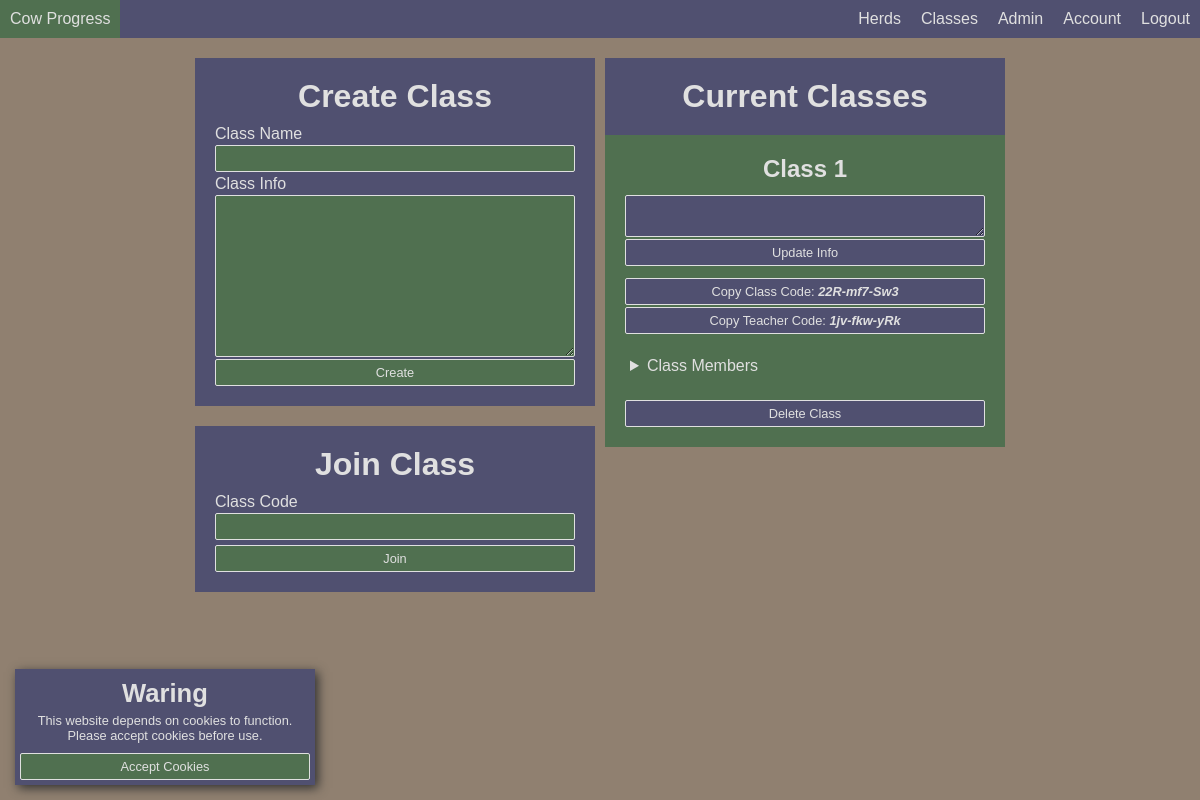
Page /classes (signed in) on the earlier database version.
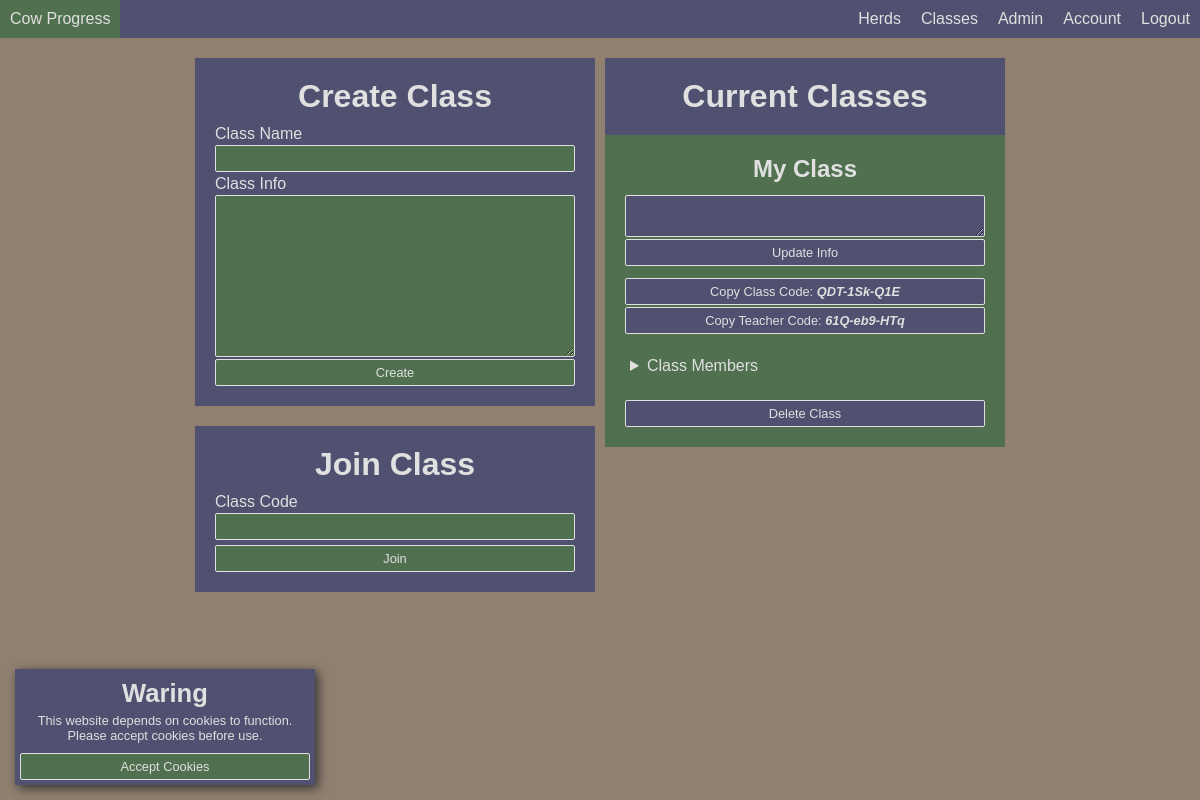
Same page on the later database version.
### base/models.py (models this page shows, shortened)
class Enrollment(models.Model):
    __str__ = lambda self: self.user.username + " in " + self.connectedclass.name
    user = models.ForeignKey(
        to=User, on_delete=models.CASCADE, related_name="_enrollmentuser"
    )
    connectedclass = models.ForeignKey(
        to=Class, on_delete=models.CASCADE, related_name="_enrollmentclass"
    )
    teacher = models.BooleanField(default=False)

class Class(models.Model):
    __str__ = lambda self: self.name
    name = models.CharField(max_length=255)
    classcode = models.CharField(unique=True, max_length=255)
    teacherclasscode = models.CharField(unique=True, max_length=255)
    info = models.TextField(blank=True, null=True, max_length=1024)
    owner = models.ForeignKey(
        to=User, on_delete=models.CASCADE, related_name="classowner"
    )
    herd = models.OneToOneField(
        to=Herd, on_delete=models.CASCADE, related_name="classherd"
    )

### base/views.py (the view, shortened to what this page needs)
# urls.py: path("classes", views.classes, name="classes"),
@login_required
def classes(request: WSGIRequest):
    view_forms = {
        "joinclass": forms.JoinClass,
        "addclass": forms.AddClass,
        "exitclass": forms.ExitClass,
        "deleteclass": forms.DeleteClass,
        "promoteclass": forms.PromoteClass,
    }
    enrollments = models.Enrollment.objects.filter(user=request.user)
    enrollment_info = {}
    for e in enrollments:
        enrollment_info[e] = [
            x for x in models.Enrollment.objects.filter(connectedclass=e.connectedclass)
        ]
    return render(
        request,
        "base/classes.html",
        view_forms | {"enrollmentinfo": enrollment_info},
    )

### base/templatetags/dic.py (called while the page is built)
@register.filter
def dic(dictionary, key):
    return dictionary.get(key)

### base/templates/base/classes.html (shortened to what this page needs)
{% extends "../extends.html" %}
{% load dic %}
{% load static %}
{% block links %}
    <link rel="stylesheet" href="{% static 'css/classes.css' %}">
{% endblock links %}
{% block body %}
    <div class="grid">
        <div class="forms">
            <form method="POST">
                <h1>Create Class</h1>
                {% for field in addclass %}
                    {{ field.label }}
                    {{ field }}
                {% endfor %}
                <button type="submit">Create</button>
            </form>
            <form method="POST">
                <h1>Join Class</h1>
                {% for field in joinclass %}
                    {{ field.label }}
                    {{ field }}
                {% endfor %}
                <button type="submit">Join</button>
            </form>
        </div>
        <div class="enrollments">
            <h1>Current Classes</h1>
            {% for enrollment in enrollmentinfo %}
                <div class="enrollment">
                    <h2>{{ enrollment.connectedclass.name }}</h2>
                    <div class="classinfo">
                        {% if enrollment.teacher %}
                            <textarea id="classinfo">{{enrollment.connectedclass.info}}</textarea>
                            <button onclick="changeinfo(event, '{{ enrollment.connectedclass.id }}')">Update Info</button>
                        {% else %}
                            <textarea readonly>{{enrollment.connectedclass.info}}</textarea>
                        {% endif %}
                    </div>
                    {% if enrollment.teacher %}
                        <button onclick="Copy('{{ enrollment.connectedclass.classcode }}')">
                            Copy Class Code: <span class="pow">{{ enrollment.connectedclass.classcode }}</span>
                        </button>
                        <button onclick="Copy('{{ enrollment.connectedclass.teacherclasscode }}')">
                            Copy Teacher Code: <span class="pow">{{ enrollment.connectedclass.teacherclasscode }}</span>
                        </button>
                    {% endif %}
                    <br>
                    <details>
                        <summary>
                            Class Members
                        </summary>
                </details>
                <br>
                {% if enrollment.connectedclass.owner == request.user %}
                    <form method="POST">
                        <button onclick="return confirm(`Are you sure you want to delete {{ enrollment.connectedclass.name }}? \nThis action cannot be undone.`)"
                                type="submit">
                            Delete Class
                        </button>
                    </form>
                {% endif %}
            </div>
        {% endfor %}
    </div>
</div>
{% endblock body %}

### base/templates/extends.html (shortened to what this page needs)
{% load static %}
<!DOCTYPE html>
<html lang="en">
    <head>
        <link rel="stylesheet" href="{% static 'css/extends.css' %}">
        {% block links %}{% endblock %}
    </head>
    <body>
        <nav>
            <a class="home-link" href="/">Cow Progress</a>
            {% if user.is_authenticated %}
                <a href="/herds">Herds</a>
                <a href="/classes">Classes</a>
                {% if user.is_staff %}<a href="/admin">Admin</a>{% endif %}
                <a href="/account">Account</a>
                <a onclick="return confirm(`Confirm logout.`)" href="/auth/logout">Logout</a>
            {% else %}
                <a href="/auth/register">Create Account</a>
                <a href="/auth/login">Login</a>
            {% endif %}
        </nav>
        <main>
            {% block body %}
            {% endblock body %}
        </main>
        <footer id="footer">
        </footer>
    </body>
</html>

### base/static/css/extends.css (style rules this page uses)
:root { --prime: rgb(80, 80, 112); --secondary: #507050; --neutral: #908070; --light: #e0e0e0; --dark: #303030; }
body { margin: 0; color: var(--light); font-family: Arial, Helvetica, sans-serif; background-color: var(--neutral); }
nav { display: flex; background-color: var(--prime); }
nav a { display: block; padding: 10px; color: var(--light); text-decoration: none; }
nav a.home-link { margin-right: auto; }
input, button, textarea, .as-btn { margin-top: 2px; padding: 5px; border-radius: 2px; border: 1px solid var(--light); color: var(--light); font-size: 0.8rem; background-color: var(--secondary); }
* { box-sizing: border-box; outline: none; }
h1 { margin: 20px 0; }
.pow { font-style: italic; font-weight: bold; }
footer { position: fixed; bottom: 15px; left: 15px; display: flex; overflow: auto; overflow: visible; width: 100%; width: fit-content; }

### base/static/css/classes.css (style rules this page uses)
main { display: flex; }
main .grid { display: grid; grid-template-columns: 400px 400px; grid-template-rows: auto; gap: 10px; margin-inline: auto; }
main .forms form { display: flex; flex-flow: column; width: 400px; margin-top: 20px; padding: 20px; background-color: var(--prime); margin-inline: auto; }
main .forms form input { margin-bottom: 3px; }
main .forms form h1 { margin: 0; margin-bottom: 10px; text-align: center; }
main .enrollments { width: fit-content; margin: 20px auto 0 auto; }
main .enrollments h1 { width: 400px; margin: 0; padding: 20px 0; text-align: center; background-color: var(--prime); }
main .enrollment { display: flex; flex-flow: column; width: 400px; padding: 20px; background-color: var(--prime); }
main .enrollment:nth-child(even) { background-color: var(--secondary); }
main .enrollment h2 { margin: 0; margin-bottom: 10px; text-align: center; }
main .enrollment .classinfo { width: 100%; margin-bottom: 10px; display: flex; flex-direction: column; }
main .enrollment .classinfo textarea { resize: vertical; }
main .enrollment input, main .enrollment button { width: 100%; }
main .enrollment:nth-child(even) input, main .enrollment:nth-child(even) button, main .enrollment:nth-child(even) textarea { background-color: var(--prime); }
main .enrollment details summary { padding: 5px; }
main .enrollments form { width: 100%; min-width: 0; margin: 0; padding: 0; background-color: transparent; }

Differences in the rows shown:
removed Enrollment: connectedclass.name "Class 1", connectedclass.classcode "22R-mf7-Sw3", connectedclass.teacherclasscode "1jv-fkw-yRk"
added Enrollment: connectedclass.name "My Class", connectedclass.classcode "QDT-1Sk-Q1E", connectedclass.teacherclasscode "61Q-eb9-HTq"
